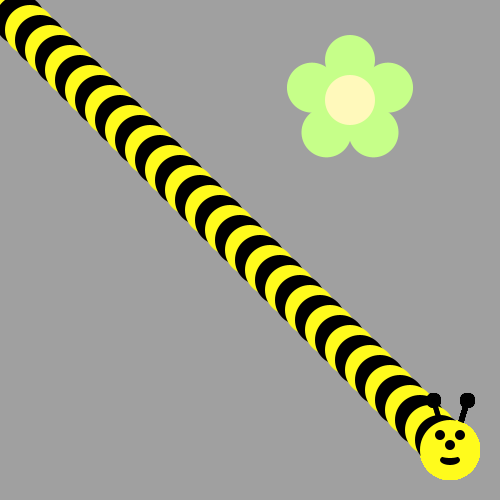
Frame 1 (no input)
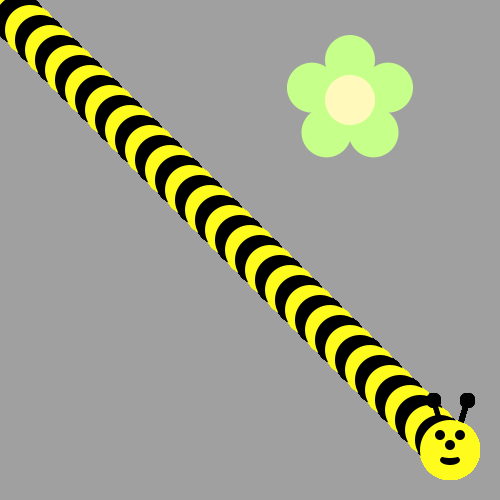
Frame 60 (the mouse pressed at the canvas centre just before this capture)
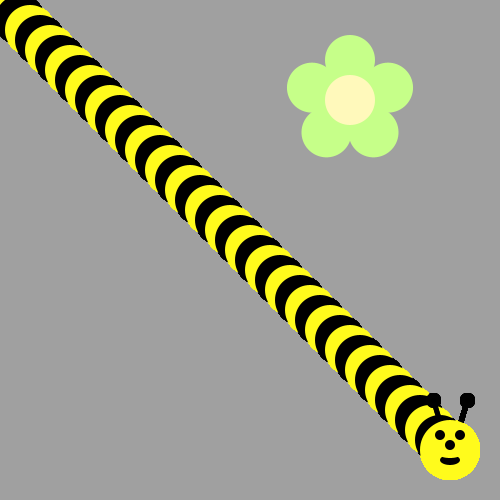
Frame 120 (the mouse held since frame 60 and released just before this capture)

The Processing sketch that drew these frames (run headless with seeded random() and noise(); from frame 60 on, the mouse is pressed at the canvas centre):

// Processing sketch: beeChallenge
// ── beeChallenge.pde
void draw() {
  /*Use A loop to make a body for the Bee!
   Then put his head on using drawBeeFace(x,y)
   Use Modulo to make the colors alternate 
   */
  for (int i = 0; i < 450; i +=10) {  
    ellipse(i, i, 50, 50); 
    drawBeeFace(450, 450);
    if (i % 20 == 0) {
      fill(255, 251, 28);
    } else if (i % 20 != 0) {
      fill(0, 0, 0);
    }
  }
}


void drawFlower(int x, int y) {
  noStroke();
  translate(x, y);
  // draw 5 petals, rotating after each one
  fill(#c6ff89); // green
  for (int i = 0; i < 5; i++) {
    ellipse(0, -40, 50, 50);
    rotate(radians(72));
  }
  fill(#fff9bb); // light yellow
  ellipse(0, 0, 50, 50);
}

void drawBeeFace(int BeeFaceX, int BeeFaceY) {
  noStroke();
  fill(0, 0, 0);
  stroke(1);
  strokeWeight(5);
  line(BeeFaceX-10, BeeFaceY-27, BeeFaceX-17, BeeFaceY-50);
  line(BeeFaceX+10, BeeFaceY-27, BeeFaceX+17, BeeFaceY-50);
  ellipse(BeeFaceX-17, BeeFaceY-50, 10, 10);
  ellipse(BeeFaceX+17, BeeFaceY-50, 10, 10);
  noStroke();
  fill(255, 251, 28);
  ellipse(BeeFaceX, BeeFaceY, 60, 60); // face
  fill(255, 237, 209);
  fill(0, 0, 0);
  ellipse(BeeFaceX-10, BeeFaceY-15, 10, 10); // eyes
  ellipse(BeeFaceX+10, BeeFaceY-15, 10, 10);
  ellipse(BeeFaceX, BeeFaceY-5, 10, 10); // nose
  ellipse(BeeFaceX, BeeFaceY+10, 20, 10);// mouth
  fill(255, 251, 28);
  ellipse(BeeFaceX, BeeFaceY+5, 20, 6);
}
void setup() {  
  ellipseMode(CENTER);
  size(500, 500);
  background(160, 160, 160); 
  drawFlower(350, 100);
}
